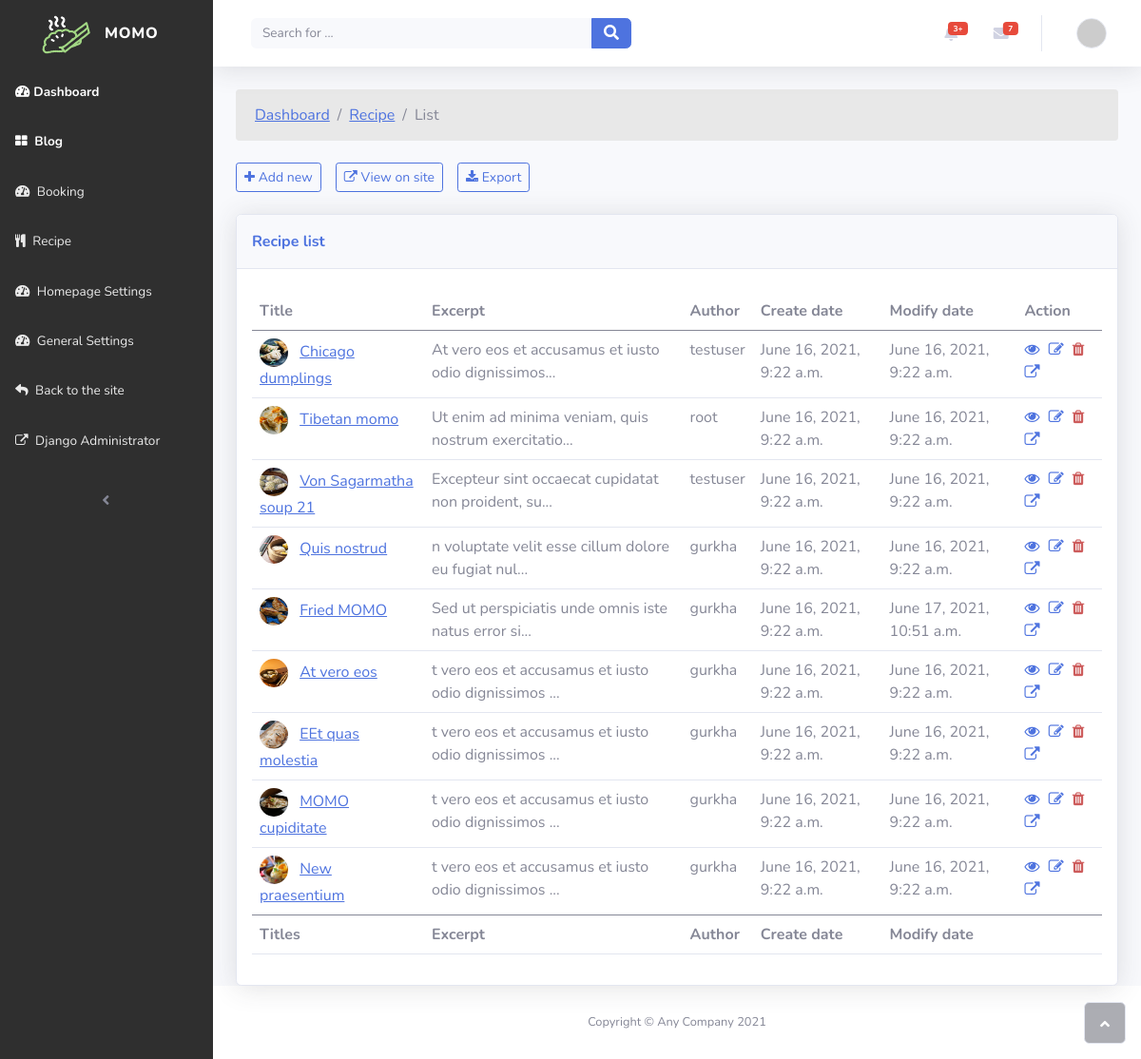
The app's page /dashboard/recipe/ with its own data.
### recipes/models.py (models this page shows, shortened)
class Recipe(Authorable, Titleable, TimeStampedModel):
    CATEGORY = (
        ('WS', 'Western'),
        ('TB', 'Tibetan'),
        ('NP', 'Nepalese')
    )
    id = models.UUIDField(primary_key=True, default=uuid.uuid4, editable=False)
    excerpt = models.TextField(max_length=200, blank=True)
    content = models.TextField(blank=True)
    image = models.ImageField(upload_to='', default='default.png', blank=True)
    image_url = models.CharField(max_length=200, blank=True)

### recipes/views.py (the view)
# urls.py: path('recipe/', DashboardRecipeListView.as_view(), name='recipe_list'),
class DashboardRecipeListView(ListView):
    model = Recipe
    template_name = 'recipes/dashboard/list.html'
    context_object_name = 'recipes'

### recipes/templates/recipes/dashboard/list.html (shortened to what this page needs)
{% extends 'dashboard.html' %}
{% load static %}
{% block content %}
<div class="dashboard-list">
    <nav aria-label="breadcrumb" class="breadcrumb-nav">
        <ol class="breadcrumb">
            <li class="breadcrumb-item"><a href="{% url 'dashboard:index' %}">Dashboard</a></li>
            <li class="breadcrumb-item"><a href="{% url 'dashboard:recipe_list' %}">Recipe</a></li>
            <li class="breadcrumb-item active" aria-current="page">List</li>
        </ol>
    </nav>
    <nav class="navbar navbar-action">
        <a class="btn btn-sm btn-outline-primary"
           href="{% url 'dashboard:recipe_create' %}">
            <i class="fa fa-plus"></i>{{' Add new'}}
        </a>
        <a class="btn btn-sm btn-outline-primary"
           href="{% url 'website:recipe_list' %}"
           target="_blank">
            <i class="fa fa-external-link"></i>{{' View on site'}}
        </a>
        <button class="btn btn-sm btn-outline-primary" type="button">
            <i class="fa fa-download"></i>{{' Export'}}
        </button>
    </nav>
    <div class="card shadow">
        <div class="card-header py-3">
            <p class="text-primary m-0 fw-bold">
                Recipe list
            </p>
        </div>
        <div class="card-body">
            <div class="table-responsive table mt-2"
                 id="dataTable"
                 role="grid"
                 aria-describedby="dataTable_info">
                <table class="table my-0" id="dataTable">
                    <thead>
                    <tr>
                        <th>Title</th>
                        <th>Excerpt</th>
                        <th>Author</th>
                        <th>Create date</th>
                        <th>Modify date</th>
                        <th>Action</th>
                    </tr>
                    </thead>
                    <tbody>
                    {% for recipe in recipes %}
                    <tr>
                        <td>
                            <img class="rounded-circle me-2"
                                 src="{% static 'images/' %}{{recipe.image_url}}"
                                 alt={{ recipe.title }}>
                            <a href="{% url 'dashboard:recipe_detail' recipe.id %}">
                                {{recipe.title}}
                            </a>
                        </td>
                        <td>{{ recipe.excerpt|slice:":50"}}{{'...'}}</td>
                        <td>{{ recipe.author }}</td>
                        <td>{{ recipe.created }}</td>
                        <td>{{ recipe.modified }}</td>
                        <td class="action">
                            <a href="{% url 'dashboard:recipe_detail' recipe.id %}"
                               title="View"><i class="fa fa-eye" aria-hidden="true"></i></a>
                            <a href="{% url 'dashboard:recipe_update' recipe.id %}"
                               title="Update"><i class="fa fa-pencil-square-o"></i></a>
                            <a href="{% url 'dashboard:recipe_delete' recipe.id %}"
                               title="Delete"><i class="fa fa-trash"></i></a>
                            <a href="{% url 'website:recipe_detail' recipe.id %}"
                               title="View on site"
                               target="_blank">
                                <i class="fa fa-external-link"></i></a>
                        </td>
                    </tr>
                    {% endfor %}
                    </tbody>
                    <tfoot>
                    <tr>
                        <th>Titles</th>
                        <th>Excerpt</th>
                        <th>Author</th>
                        <th>Create date</th>
                        <th>Modify date</th>
                    </tr>
                    </tfoot>
                </table>
            </div>
        </div>
    </div>
</div>
{% endblock %}

### static/dashboard/css/style.css (style rules this page uses)
.fa-trash { color: indianred; }
.dashboard-list tbody img { width: 30px; height: 30px; }
.breadcrumb-nav { background: #e8e8e8; padding: 15px 20px; border-radius: 4px; margin-bottom: 15px; }
.breadcrumb-nav ol { margin: 0; }
.navbar-action { display: flex; justify-content: left; margin-bottom: 15px; }
.navbar-action .btn { margin-right: 15px; }
.action a { margin-right: 5px; }

### records on screen
Recipe: image_url (picture), title "Chicago dumplings", excerpt "At vero eos et accusamus et iusto odio dignissimos", value "...", author "testuser", created "June 16, 2021, 9:22 a.m.", modified "June 16, 2021, 9:22 a.m."
Recipe: image_url (picture), title "Tibetan momo", excerpt "Ut enim ad minima veniam, quis nostrum exercitatio", value "...", author "root", created "June 16, 2021, 9:22 a.m.", modified "June 16, 2021, 9:22 a.m."
Recipe: image_url (picture), title "Von Sagarmatha soup 21", excerpt "Excepteur sint occaecat cupidatat non proident, su", value "...", author "testuser", created "June 16, 2021, 9:22 a.m.", modified "June 16, 2021, 9:22 a.m."
Recipe: image_url (picture), title "Quis nostrud", excerpt "n voluptate velit esse cillum dolore eu fugiat nul", value "...", author "gurkha", created "June 16, 2021, 9:22 a.m.", modified "June 16, 2021, 9:22 a.m."
Recipe: image_url (picture), title "Fried MOMO", excerpt "Sed ut perspiciatis unde omnis iste natus error si", value "...", author "gurkha", created "June 16, 2021, 9:22 a.m.", modified "June 17, 2021, 10:51 a.m."
Recipe: image_url (picture), title "At vero eos", excerpt "t vero eos et accusamus et iusto odio dignissimos", value "...", author "gurkha", created "June 16, 2021, 9:22 a.m.", modified "June 16, 2021, 9:22 a.m."
Recipe: image_url (picture), title "EEt quas molestia", excerpt "t vero eos et accusamus et iusto odio dignissimos", value "...", author "gurkha", created "June 16, 2021, 9:22 a.m.", modified "June 16, 2021, 9:22 a.m."
Recipe: image_url (picture), title "MOMO cupiditate", excerpt "t vero eos et accusamus et iusto odio dignissimos", value "...", author "gurkha", created "June 16, 2021, 9:22 a.m.", modified "June 16, 2021, 9:22 a.m."
Recipe: image_url (picture), title "New praesentium", excerpt "t vero eos et accusamus et iusto odio dignissimos", value "...", author "gurkha", created "June 16, 2021, 9:22 a.m.", modified "June 16, 2021, 9:22 a.m."

### other values on screen
{{ ' Add new' }} "Add new"
{{ ' View on site' }} "View on site"
{{ ' Export' }} "Export"
